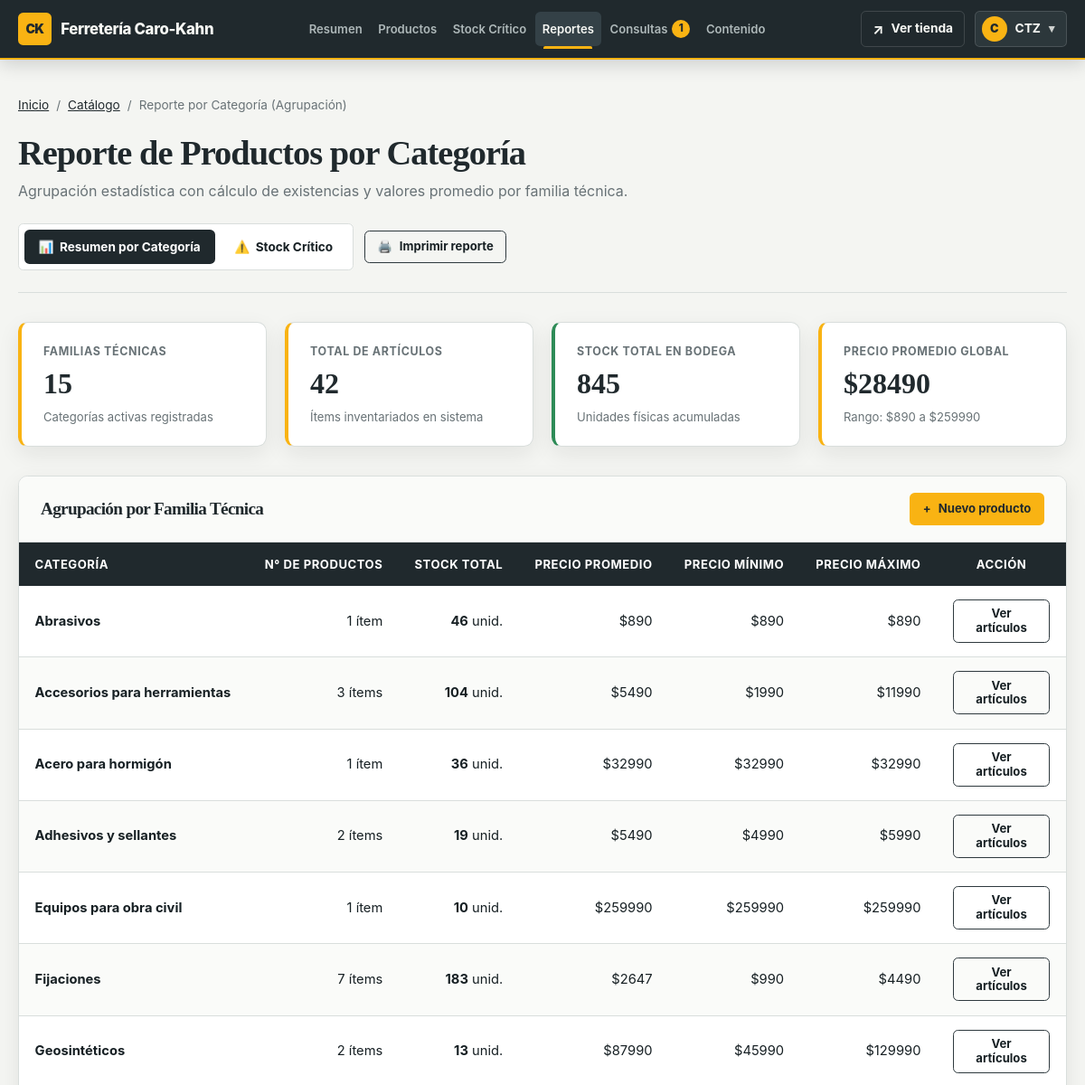
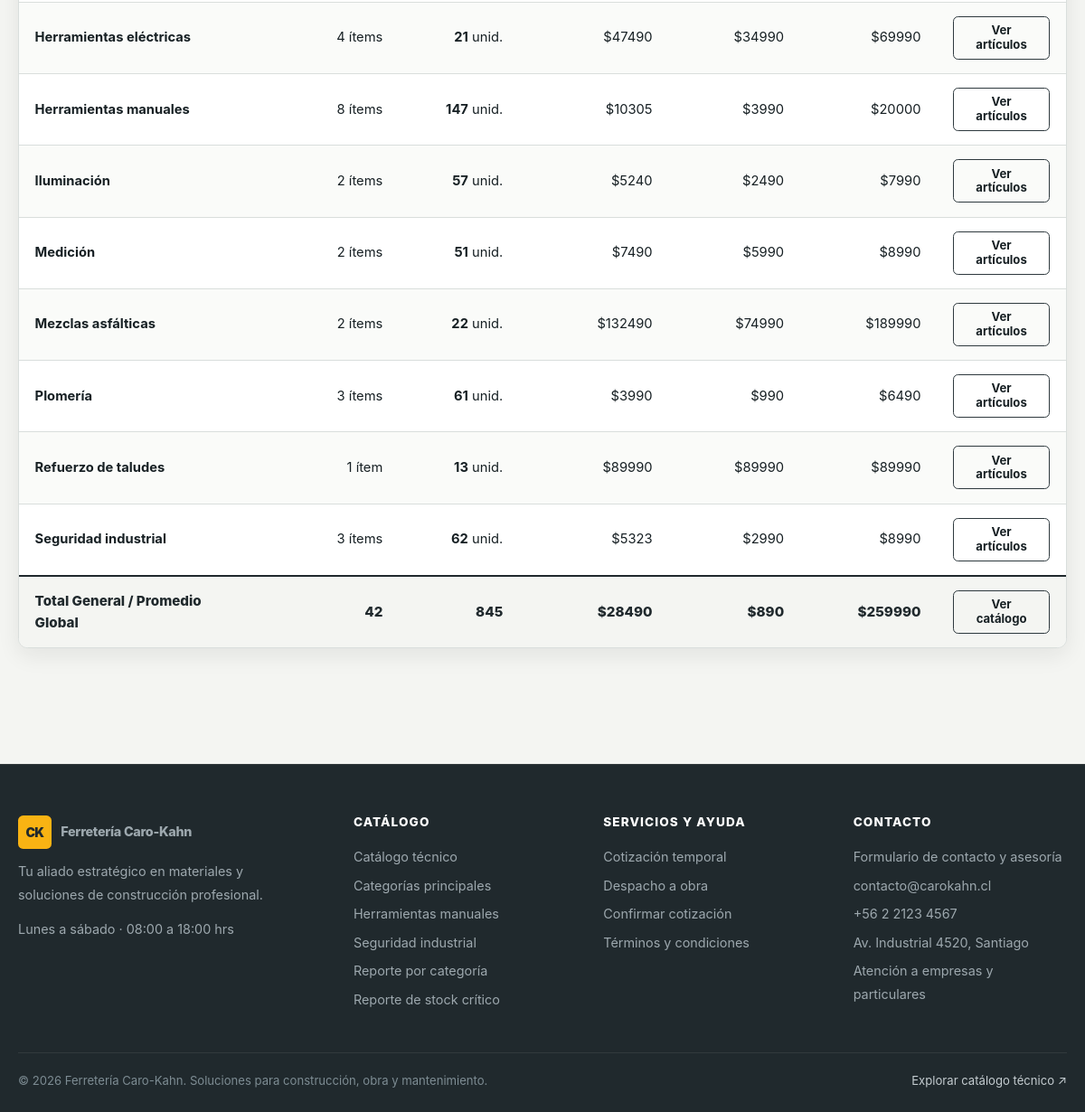
Page /catalogo/reporte-resumen/ (signed in) on the committed database (2 pictures, top to bottom).
### catalogo/models.py (models this page shows, shortened)
class ContenidoSitio(models.Model):
    clave = models.SlugField(max_length=100, unique=True)
    valor = models.TextField(blank=True)
    actualizado_por = models.ForeignKey(
        settings.AUTH_USER_MODEL,
        on_delete=models.SET_NULL,
        related_name="contenidos_sitio_actualizados",
        null=True,
        blank=True,
    )
    creado_en = models.DateTimeField(auto_now_add=True)
    actualizado_en = models.DateTimeField(auto_now=True)
    class Meta:
        ordering = ("clave",)
        verbose_name = "contenido del sitio"
        verbose_name_plural = "contenidos del sitio"

class Categoria(models.Model):
    nombre = models.CharField(max_length=100, unique=True)
    class Meta:
        ordering = ("nombre",)
        verbose_name = "categoría"
        verbose_name_plural = "categorías"

### catalogo/views.py (the view)
# urls.py: path('reporte-resumen/', views.reporte_resumen, name='reporte_resumen'),
def reporte_resumen(request):
    if not _es_administrador(request):
        messages.error(request, 'Acceso restringido: Los reportes son de uso exclusivo para administradores.')
        return redirect('lista')
    categorias_reporte = Categoria.objects.annotate(
        total_productos=Count('productos'),
        promedio_precio=Avg('productos__precio'),
        stock_total=Sum('productos__stock'),
        precio_minimo=Min('productos__precio'),
        precio_maximo=Max('productos__precio'),
    ).order_by('nombre')
    metricas_globales = Producto.objects.aggregate(
        gran_total_productos=Count('id'),
        gran_total_stock=Sum('stock'),
        promedio_precio_global=Avg('precio'),
        precio_mas_alto=Max('precio'),
        precio_mas_bajo=Min('precio'),
    )
    contexto = {
        'categorias_reporte': categorias_reporte,
        'metricas_globales': metricas_globales,
        'titulo_reporte': 'Reporte de Productos por Categoría',
        'subtitulo_reporte': 'Agrupación estadística con cálculo de existencias y valores promedio por familia técnica.',
        'contenido': cargar_contenido(),
    }
    return render(request, 'catalogo/reporte_resumen.html', contexto)

### catalogo/templates/catalogo/reporte_resumen.html (shortened to what this page needs)
{% extends 'catalogo/base.html' %}
{% load static %}
{% block extra_css %}
<link rel="stylesheet" href="{% static 'catalogo/css/reportes.css' %}?v=1.0">
{% endblock %}
{% block content %}
<section class="reporte-seccion">
    <div class="reporte-contenedor">
        <nav class="reporte-migas" aria-label="Migas de pan">
            <a href="{% url 'inicio' %}">Inicio</a>
            <span aria-hidden="true">/</span>
            <a href="{% url 'lista' %}">Catálogo</a>
            <span aria-hidden="true">/</span>
            <span aria-current="page">Reporte por Categoría (Agrupación)</span>
        </nav>
        <header class="reporte-cabecera">
            <div class="reporte-titulos">
                <h1>{{ titulo_reporte }}</h1>
                <p>{{ subtitulo_reporte }}</p>
            </div>
            <div class="reporte-cabecera-acciones">
                <nav class="reporte-selector-tabs" aria-label="Vistas de reporte">
                    <a href="{% url 'reporte_resumen' %}" class="reporte-tab-btn activo" aria-current="page">
                        <span aria-hidden="true">📊</span> Resumen por Categoría
                    </a>
                    <a href="{% url 'reporte_critico' %}" class="reporte-tab-btn">
                        <span aria-hidden="true">⚠️</span> Stock Crítico
                    </a>
                </nav>
                <button type="button" onclick="window.print()" class="button button--secondary button--small" title="Imprimir informe oficial">
                    <span aria-hidden="true">🖨️</span> Imprimir reporte
                </button>
            </div>
        </header>
        <div class="metricas-grid">
            <article class="metrica-card">
                <span class="metrica-card__label">Familias técnicas</span>
                <span class="metrica-card__valor">{{ categorias_reporte|length }}</span>
                <span class="metrica-card__nota">Categorías activas registradas</span>
            </article>
            <article class="metrica-card">
                <span class="metrica-card__label">Total de artículos</span>
                <span class="metrica-card__valor">{{ metricas_globales.gran_total_productos|default:0 }}</span>
                <span class="metrica-card__nota">Ítems inventariados en sistema</span>
            </article>
            <article class="metrica-card metrica-card--success">
                <span class="metrica-card__label">Stock total en bodega</span>
                <span class="metrica-card__valor">{{ metricas_globales.gran_total_stock|default:0 }}</span>
                <span class="metrica-card__nota">Unidades físicas acumuladas</span>
            </article>
            <article class="metrica-card">
                <span class="metrica-card__label">Precio promedio global</span>
                <span class="metrica-card__valor">${{ metricas_globales.promedio_precio_global|default:0|floatformat:0 }}</span>
                <span class="metrica-card__nota">Rango: ${{ metricas_globales.precio_mas_bajo|default:0|floatformat:0 }} a ${{ metricas_globales.precio_mas_alto|default:0|floatformat:0 }}</span>
            </article>
        </div>
        <div class="reporte-tabla-card">
            <div class="reporte-tabla-card__header">
                <h2>Agrupación por Familia Técnica</h2>
                <a href="{% url 'crear_producto' %}" class="button button--primary button--small">
                    <span aria-hidden="true">+</span> Nuevo producto
                </a>
            </div>
            <div class="reporte-tabla-responsive">
                <table class="reporte-tabla">
                    <thead>
                        <tr>
                            <th>Categoría</th>
                            <th class="col-numero">N° de Productos</th>
                            <th class="col-numero">Stock Total</th>
                            <th class="col-numero">Precio Promedio</th>
                            <th class="col-numero">Precio Mínimo</th>
                            <th class="col-numero">Precio Máximo</th>
                            <th class="col-centro">Acción</th>
                        </tr>
                    </thead>
                    <tbody>
                        {% for item in categorias_reporte %}
                            <tr>
                                <td>
                                    <strong>{{ item.nombre }}</strong>
                                </td>
                                <td class="col-numero">
                                    {{ item.total_productos }} ítem{{ item.total_productos|pluralize:"s" }}
                                </td>
                                <td class="col-numero">
                                    <strong>{{ item.stock_total|default:0 }}</strong> unid.
                                </td>
                                <td class="col-numero">
                                    ${{ item.promedio_precio|default:0|floatformat:0 }}
                                </td>
                                <td class="col-numero">
                                    ${{ item.precio_minimo|default:0|floatformat:0 }}
                                </td>
                                <td class="col-numero">
                                    ${{ item.precio_maximo|default:0|floatformat:0 }}
                                </td>
                                <td class="col-centro">
                                    <a href="{% url 'lista' %}?categoria={{ item.nombre|urlencode }}#catalogo"
                                       class="button button--secondary button--small"
                                       title="Ver artículos de {{ item.nombre }}">
                                        Ver artículos
                                    </a>
                                </td>
                            </tr>
                        {% empty %}
                            <tr>
                                <td colspan="7" class="reporte-vacio">
                                    <p>No se encontraron registros de categorías en la base de datos.</p>
                                </td>
                            </tr>
                        {% endfor %}
                    </tbody>
                    <tfoot>
                        <tr>
                            <td>Total General / Promedio Global</td>
                            <td class="col-numero">{{ metricas_globales.gran_total_productos|default:0 }}</td>
                            <td class="col-numero">{{ metricas_globales.gran_total_stock|default:0 }}</td>
                            <td class="col-numero">${{ metricas_globales.promedio_precio_global|default:0|floatformat:0 }}</td>
                            <td class="col-numero">${{ metricas_globales.precio_mas_bajo|default:0|floatformat:0 }}</td>
                            <td class="col-numero">${{ metricas_globales.precio_mas_alto|default:0|floatformat:0 }}</td>
                            <td class="col-centro">
                                <a href="{% url 'lista' %}" class="button button--secondary button--small">
                                    Ver catálogo
                                </a>
                            </td>
                        </tr>
                    </tfoot>
                </table>
            </div>
        </div>
    </div>
</section>
{% endblock %}

### catalogo/templates/catalogo/base.html (shortened to what this page needs)
{% load static %}
<!DOCTYPE html>
<html lang="es">
<head>
    <link rel="stylesheet" href="{% static 'catalogo/css/base.css' %}?v=2.4">
    {% block extra_css %}{% endblock %}
</head>
<body>
    <header class="site-header {% if es_area_admin %}site-header--admin{% endif %}">
        <div class="contenedor">
            <div class="navbar">
                {% if es_area_admin %}
                    <div class="header__brand-group">
                        <a href="{% url 'admin_landing' %}" class="marca header__brand">
                            <span class="marca-icono header__mark" aria-hidden="true">CK</span>
                            <span>{{ contenido.marca }}</span>
                        </a>
                    </div>
                    <nav class="header__nav header__nav--admin" id="menu-principal" aria-label="Navegación administrativa">
                        <a href="{% url 'admin_landing' %}" class="nav-link {% if url_actual == 'admin_landing' %}nav-link--active{% endif %}" {% if url_actual == 'admin_landing' %}aria-current="page"{% endif %}>Resumen</a>
                        <a href="{% url 'lista' %}" class="nav-link {% if url_actual == 'lista' %}nav-link--active{% endif %}" {% if url_actual == 'lista' %}aria-current="page"{% endif %}>Productos</a>
                        <a href="{% url 'reporte_critico' %}" class="nav-link {% if url_actual == 'reporte_critico' %}nav-link--active{% endif %}" {% if url_actual == 'reporte_critico' %}aria-current="page"{% endif %}>Stock Crítico</a>
                        <a href="{% url 'reporte_resumen' %}" class="nav-link {% if url_actual == 'reporte_resumen' %}nav-link--active{% endif %}" {% if url_actual == 'reporte_resumen' %}aria-current="page"{% endif %}>Reportes</a>
                        <a href="{% url 'admin_consultas' %}" class="nav-link " >Consultas{% if consultas_pendientes %} <span class="nav-badge" aria-label="{{ consultas_pendientes }} pendientes">{{ consultas_pendientes }}</span>{% endif %}</a>
                        <a href="{% url 'admin_landing' %}#contenido-admin" class="nav-link">Contenido</a>
                    </nav>
                    <div class="nav-links header__actions">
                        <a href="{% url 'inicio' %}" class="button button--outline-light button--small" title="Volver a la tienda pública">
                            <span aria-hidden="true">↗</span> Ver tienda
                        </a>
                        <details class="user-menu">
                            <summary class="user-menu__trigger" aria-label="Menú del usuario administrador">
                                <span class="user-menu__avatar" aria-hidden="true">{{ request.user.username|first|upper }}</span>
                                <span class="user-menu__name">{{ request.user.username }}</span>
                                <span class="user-menu__caret" aria-hidden="true">▾</span>
                            </summary>
                        </details>
                    </div>
                {% endif %}
            </div>
        </div>
    </header>
    <main>
        {% block content %}{% endblock %}
    </main>
    <footer class="site-footer">
        <div class="footer-grid">
            <div class="footer-col footer-presentacion">
                <a href="{% url 'inicio' %}" class="marca header__brand">
                    <span class="marca-icono header__mark" aria-hidden="true">CK</span>
                    <span>{{ contenido.marca }}</span>
                </a>
                <p>{{ contenido.footer_descripcion|linebreaksbr }}</p>
                <p class="footer-horario">Lunes a sábado · 08:00 a 18:00 hrs</p>
            </div>
            <div class="footer-col">
                <h2>Catálogo</h2>
                <ul>
                    <li><a href="{% url 'lista' %}">Catálogo técnico</a></li>
                    <li><a href="{% url 'inicio' %}#categorias">Categorías principales</a></li>
                    <li><a href="{% url 'lista' %}?categoria=Herramientas+manuales#catalogo">Herramientas manuales</a></li>
                    <li><a href="{% url 'lista' %}?categoria=Seguridad+industrial#catalogo">Seguridad industrial</a></li>
                    {% if es_admin %}
                        <li><a href="{% url 'reporte_resumen' %}">Reporte por categoría</a></li>
                        <li><a href="{% url 'reporte_critico' %}">Reporte de stock crítico</a></li>
                    {% endif %}
                </ul>
            </div>
            <div class="footer-col">
                <h2>Servicios y Ayuda</h2>
                <ul>
                    <li><a href="{% url 'carrito' %}">Cotización temporal</a></li>
                    <li><a href="{% url 'inicio' %}#beneficios">Despacho a obra</a></li>
                    <li><a href="{% url 'checkout' %}">Confirmar cotización</a></li>
                    <li><a href="{% url 'inicio' %}#beneficios">Términos y condiciones</a></li>
                </ul>
            </div>
            <div class="footer-col">
                <h2>Contacto</h2>
                <ul>
                    <li><a href="{% url 'contacto' %}">Formulario de contacto y asesoría</a></li>
                    <li><a href="mailto:contacto@carokahn.cl">contacto@carokahn.cl</a></li>
                    <li><a href="tel:+56221234567">+56 2 2123 4567</a></li>
                    <li>Av. Industrial 4520, Santiago</li>
                    <li>Atención a empresas y particulares</li>
                </ul>
            </div>
        </div>
        <div class="footer-bottom">
            <span>&copy; 2026 {{ contenido.marca }}. Soluciones para construcción, obra y mantenimiento.</span>
            <a href="{% url 'lista' %}">Explorar catálogo técnico <span aria-hidden="true">↗</span></a>
        </div>
    </footer>
</body>
</html>

### rows in the picture
ContenidoSitio: marca "Ferretería Caro-Kahn"
Categoria: nombre "Abrasivos", total_productos "1", stock_total "46", promedio_precio "890", precio_minimo "890", precio_maximo "890"
Categoria: nombre "Accesorios para herramientas", total_productos "3", stock_total "104", promedio_precio "5490", precio_minimo "1990", precio_maximo "11990"
Categoria: nombre "Acero para hormigón", total_productos "1", stock_total "36", promedio_precio "32990", precio_minimo "32990", precio_maximo "32990"
Categoria: nombre "Adhesivos y sellantes", total_productos "2", stock_total "19", promedio_precio "5490", precio_minimo "4990", precio_maximo "5990"
Categoria: nombre "Equipos para obra civil", total_productos "1", stock_total "10", promedio_precio "259990", precio_minimo "259990", precio_maximo "259990"
Categoria: nombre "Fijaciones", total_productos "7", stock_total "183", promedio_precio "2647", precio_minimo "990", precio_maximo "4490"
Categoria: nombre "Geosintéticos", total_productos "2", stock_total "13", promedio_precio "87990", precio_minimo "45990", precio_maximo "129990"
Categoria: nombre "Herramientas eléctricas", total_productos "4", stock_total "21", promedio_precio "47490", precio_minimo "34990", precio_maximo "69990"
Categoria: nombre "Herramientas manuales", total_productos "8", stock_total "147", promedio_precio "10305", precio_minimo "3990", precio_maximo "20000"
Categoria: nombre "Iluminación", total_productos "2", stock_total "57", promedio_precio "5240", precio_minimo "2490", precio_maximo "7990"
Categoria: nombre "Medición", total_productos "2", stock_total "51", promedio_precio "7490", precio_minimo "5990", precio_maximo "8990"
Categoria: nombre "Mezclas asfálticas", total_productos "2", stock_total "22", promedio_precio "132490", precio_minimo "74990", precio_maximo "189990"
Categoria: nombre "Plomería", total_productos "3", stock_total "61", promedio_precio "3990", precio_minimo "990", precio_maximo "6490"
Categoria: nombre "Refuerzo de taludes", total_productos "1", stock_total "13", promedio_precio "89990", precio_minimo "89990", precio_maximo "89990"
Categoria: nombre "Seguridad industrial", total_productos "3", stock_total "62", promedio_precio "5323", precio_minimo "2990", precio_maximo "8990"
ContenidoSitio: footer_descripcion "Tu aliado estratégico en materiales y soluciones de construcción profesional."

### other values in the picture
{{ consultas_pendientes }} "1"
{{ request.user.username|first|upper }} "C"
{{ request.user.username }} "CTZ"
{{ titulo_reporte }} "Reporte de Productos por Categoría"
{{ subtitulo_reporte }} "Agrupación estadística con cálculo de existencias y valores promedio por familia técnica."
{{ categorias_reporte|length }} "15"
{{ metricas_globales.gran_total_productos|default:0 }} "42"
{{ metricas_globales.gran_total_stock|default:0 }} "845"
{{ metricas_globales.promedio_precio_global|default:0|floatformat:0 }} "28490"
{{ metricas_globales.precio_mas_bajo|default:0|floatformat:0 }} "890"
{{ metricas_globales.precio_mas_alto|default:0|floatformat:0 }} "259990"
